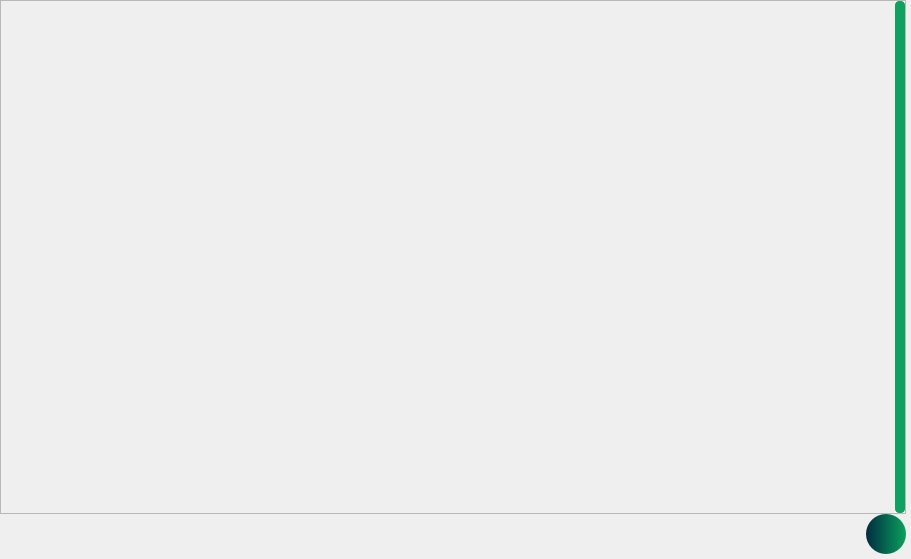
         <widget class="QWidget" name="download_page">
          <layout class="QVBoxLayout" name="verticalLayout_11">
           <property name="spacing">
            <number>0</number>
           </property>
           <property name="leftMargin">
            <number>0</number>
           </property>
           <property name="topMargin">
            <number>0</number>
           </property>
           <property name="rightMargin">
            <number>0</number>
           </property>
           <property name="bottomMargin">
            <number>0</number>
           </property>
           <item>
            <widget class="QFrame" name="scroll_and_button_2">
             <property name="minimumSize">
              <size>
               <width>911</width>
               <height>559</height>
              </size>
             </property>
             <layout class="QGridLayout" name="gridLayout_8">
              <property name="leftMargin">
               <number>0</number>
              </property>
              <property name="topMargin">
               <number>0</number>
              </property>
              <property name="rightMargin">
               <number>5</number>
              </property>
              <property name="bottomMargin">
               <number>5</number>
              </property>
              <property name="spacing">
               <number>0</number>
              </property>
              <item row="0" column="0" rowspan="2" colspan="2">
               <widget class="CustomScrollArea" name="scrollArea_4">
                <property name="minimumSize">
                 <size>
                  <width>0</width>
                  <height>0</height>
                 </size>
                </property>
                <property name="focusPolicy">
                 <enum>Qt::NoFocus</enum>
                </property>
                <property name="styleSheet">
                 <string notr="true">QScrollBar:vertical {
            border: 0px solid #999999;
            background:white;
            width:10px;    
            margin: 0px 0px 0px 0px;
        }
        QScrollBar::handle:vertical {         
       
            min-height: 0px;
          	border: 0px solid red;
			border-radius: 4px;
			background-color: rgb(15, 161, 95);
        }
        QScrollBar::add-line:vertical {       
            height: 0px;
            subcontrol-position: bottom;
            subcontrol-origin: margin;
        }
        QScrollBar::sub-line:vertical {
            height: 0 px;
            subcontrol-position: top;
            subcontrol-origin: margin;
        }
</string>
                </property>
                <property name="frameShadow">
                 <enum>QFrame::Raised</enum>
                </property>
                <property name="verticalScrollBarPolicy">
                 <enum>Qt::ScrollBarAlwaysOn</enum>
                </property>
                <property name="horizontalScrollBarPolicy">
                 <enum>Qt::ScrollBarAlwaysOff</enum>
                </property>
                <property name="widgetResizable">
                 <bool>true</bool>
                </property>
                <widget class="QWidget" name="scrollAreaWidgetContents_5">
                 <property name="geometry">
                  <rect>
                   <x>0</x>
                   <y>0</y>
                   <width>88</width>
                   <height>28</height>
                  </rect>
                 </property>
                </widget>
               </widget>
              </item>
              <item row="2" column="0">
               <spacer name="horizontalSpacer_8">
                <property name="orientation">
                 <enum>Qt::Horizontal</enum>
                </property>
                <property name="sizeHint" stdset="0">
                 <size>
                  <width>40</width>
                  <height>20</height>
                 </size>
                </property>
               </spacer>
              </item>
              <item row="2" column="1">
               <widget class="QPushButton" name="download_page_button">
                <property name="sizePolicy">
                 <sizepolicy hsizetype="Minimum" vsizetype="Minimum">
                  <horstretch>0</horstretch>
                  <verstretch>0</verstretch>
                 </sizepolicy>
                </property>
                <property name="minimumSize">
                 <size>
                  <width>40</width>
                  <height>40</height>
                 </size>
                </property>
                <property name="maximumSize">
                 <size>
                  <width>40</width>
                  <height>40</height>
                 </size>
                </property>
                <property name="accessibleDescription">
                 <string>download from available files</string>
                </property>
                <property name="styleSheet">
                 <string notr="true">QPushButton {
color: #0FA15F;
border-radius: 20px;
border-style: outset;
background: qlineargradient(spread:pad, x1:1, y1:0, x2:0, y2:0, stop:0 rgba(10, 161, 93, 255), stop:1 rgba(0, 44, 65, 255));
padding: 5px;
}

QPushButton:hover {
size: 45x45;
background:qlineargradient(spread:pad, x1:0, y1:0, x2:0.977273, y2:0, stop:0 rgba(10, 161, 93, 255), stop:1 rgba(0, 44, 65, 255))
}</string>
                </property>
                <property name="text">
                 <string/>
                </property>
                <property name="icon">
                 <iconset resource="../icons.qrc">
                  <normaloff>:/icons/icons/data-transfer-download-48.ico</normaloff>:/icons/icons/data-transfer-download-48.ico</iconset>
                </property>
                <property name="iconSize">
                 <size>
                  <width>16</width>
                  <height>16</height>
                 </size>
                </property>
                <property name="checkable">
                 <bool>true</bool>
                </property>
                <property name="autoExclusive">
                 <bool>false</bool>
                </property>
               </widget>
              </item>
             </layout>
            </widget>
           </item>
          </layout>
         </widget>
